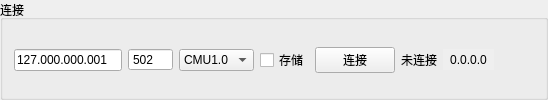
    <widget class="QGroupBox" name="groupBox_3">
     <property name="sizePolicy">
      <sizepolicy hsizetype="Preferred" vsizetype="Fixed">
       <horstretch>0</horstretch>
       <verstretch>0</verstretch>
      </sizepolicy>
     </property>
     <property name="title">
      <string>连接</string>
     </property>
     <property name="flat">
      <bool>true</bool>
     </property>
     <property name="checkable">
      <bool>false</bool>
     </property>
     <layout class="QHBoxLayout" name="horizontalLayout">
      <property name="topMargin">
       <number>5</number>
      </property>
      <property name="bottomMargin">
       <number>2</number>
      </property>
      <item>
       <widget class="QLineEdit" name="connectIP">
        <property name="toolTip">
         <string>输入IP地址</string>
        </property>
        <property name="inputMask">
         <string>000.000.000.000</string>
        </property>
        <property name="text">
         <string>127.000.000.001</string>
        </property>
        <property name="maxLength">
         <number>15</number>
        </property>
       </widget>
      </item>
      <item>
       <widget class="QSpinBox" name="spinBoxPort">
        <property name="contextMenuPolicy">
         <enum>Qt::NoContextMenu</enum>
        </property>
        <property name="frame">
         <bool>true</bool>
        </property>
        <property name="buttonSymbols">
         <enum>QAbstractSpinBox::NoButtons</enum>
        </property>
        <property name="maximum">
         <number>65535</number>
        </property>
        <property name="value">
         <number>502</number>
        </property>
       </widget>
      </item>
      <item>
       <widget class="QComboBox" name="cbProtocol">
        <item>
         <property name="text">
          <string>CMU1.0</string>
         </property>
        </item>
        <item>
         <property name="text">
          <string>CMU2.0</string>
         </property>
        </item>
        <item>
         <property name="text">
          <string>CMU3.0</string>
         </property>
        </item>
        <item>
         <property name="text">
          <string>CMU4.0</string>
         </property>
        </item>
       </widget>
      </item>
      <item>
       <widget class="QCheckBox" name="checkBox">
        <property name="text">
         <string>存储</string>
        </property>
       </widget>
      </item>
      <item>
       <widget class="QPushButton" name="tbtnConnect">
        <property name="cursor">
         <cursorShape>PointingHandCursor</cursorShape>
        </property>
        <property name="text">
         <string>连接</string>
        </property>
       </widget>
      </item>
      <item>
       <widget class="QLabel" name="labelStatus">
        <property name="sizePolicy">
         <sizepolicy hsizetype="Preferred" vsizetype="Preferred">
          <horstretch>0</horstretch>
          <verstretch>0</verstretch>
         </sizepolicy>
        </property>
        <property name="font">
         <font>
          <italic>false</italic>
          <bold>false</bold>
         </font>
        </property>
        <property name="frameShape">
         <enum>QFrame::NoFrame</enum>
        </property>
        <property name="text">
         <string>未连接</string>
        </property>
        <property name="textFormat">
         <enum>Qt::PlainText</enum>
        </property>
        <property name="scaledContents">
         <bool>false</bool>
        </property>
       </widget>
      </item>
      <item>
       <widget class="QToolButton" name="btnVer">
        <property name="autoFillBackground">
         <bool>true</bool>
        </property>
        <property name="text">
         <string>0.0.0.0</string>
        </property>
        <property name="autoExclusive">
         <bool>false</bool>
        </property>
        <property name="popupMode">
         <enum>QToolButton::InstantPopup</enum>
        </property>
        <property name="toolButtonStyle">
         <enum>Qt::ToolButtonTextOnly</enum>
        </property>
        <property name="autoRaise">
         <bool>true</bool>
        </property>
        <property name="arrowType">
         <enum>Qt::NoArrow</enum>
        </property>
       </widget>
      </item>
      <item>
       <spacer name="horizontalSpacer_3">
        <property name="orientation">
         <enum>Qt::Horizontal</enum>
        </property>
        <property name="sizeHint" stdset="0">
         <size>
          <width>40</width>
          <height>20</height>
         </size>
        </property>
       </spacer>
      </item>
     </layout>
    </widget>
